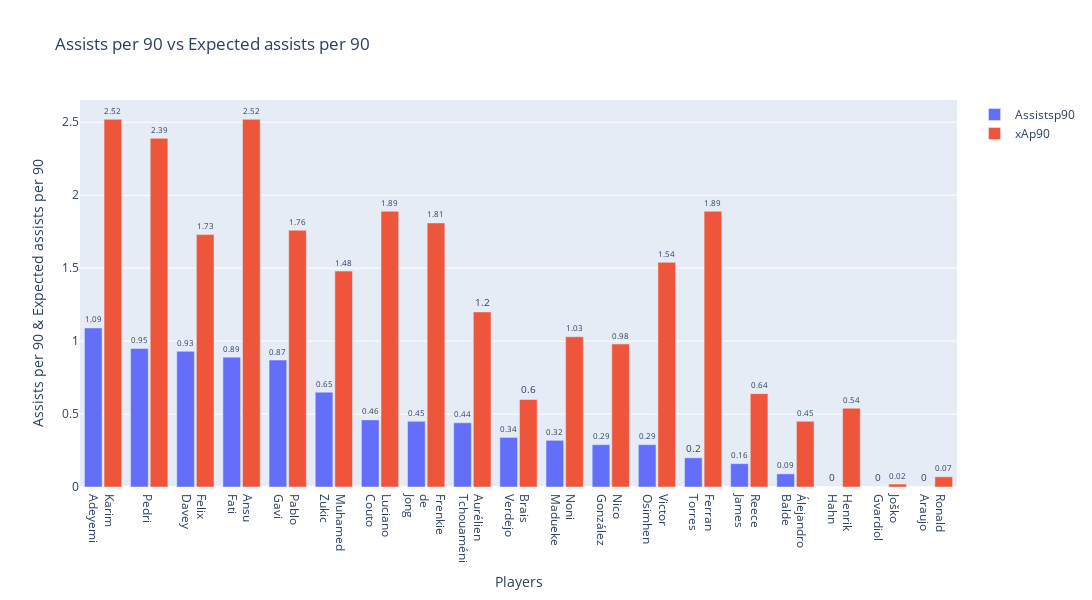

The notebook cell saved with this chart:
### Code cell
grouped_bar('Assistsp90', 'xAp90')

### Figure 1 — Plotly figure (JSON) as saved in the notebook; plotly's stock layout.template omitted (floating-point values rounded to 4 significant figures)
{"data": [{"cliponaxis": false, "name": "Assistsp90", "text": [0, 0, 0, 0.09, 0.16, 0.2, 0.29, 0.29, 0.32, 0.34, 0.44, 0.45, 0.46, 0.65, 0.87, 0.89, 0.93, 0.95, 1.09], "textfont": {"size": 10}, "textposition": "outside", "type": "bar", "x": ["Henrik<br>Hahn", "Joško<br>Gvardiol", "Ronald<br>Araujo", "Álejandro<br>Balde", "Reece<br>James", "Ferran<br>Torres", "Nico<br>González", "Victor<br>Osimhen", "Noni<br>Madueke", "Brais<br>Verdejo", "Aurélien<br>Tchouaméni", "Frenkie<br>de<br>Jong", "Luciano<br>Couto", "Muhamed<br>Zukic", "Pablo<br>Gavi", "Ansu<br>Fati", "Felix<br>Davey", "Pedri", "Karim<br>Adeyemi"], "y": [0, 0, 0, 0.09, 0.16, 0.2, 0.29, 0.29, 0.32, 0.34, 0.44, 0.45, 0.46, 0.65, 0.87, 0.89, 0.93, 0.95, 1.09]}, {"cliponaxis": false, "name": "xAp90", "text": [0.54, 0.02, 0.07, 0.45, 0.64, 1.89, 0.98, 1.54, 1.03, 0.6, 1.2, 1.81, 1.89, 1.48, 1.76, 2.52, 1.73, 2.39, 2.52], "textfont": {"size": 10}, "textposition": "outside", "type": "bar", "x": ["Henrik<br>Hahn", "Joško<br>Gvardiol", "Ronald<br>Araujo", "Álejandro<br>Balde", "Reece<br>James", "Ferran<br>Torres", "Nico<br>González", "Victor<br>Osimhen", "Noni<br>Madueke", "Brais<br>Verdejo", "Aurélien<br>Tchouaméni", "Frenkie<br>de<br>Jong", "Luciano<br>Couto", "Muhamed<br>Zukic", "Pablo<br>Gavi", "Ansu<br>Fati", "Felix<br>Davey", "Pedri", "Karim<br>Adeyemi"], "y": [0.54, 0.02, 0.07, 0.45, 0.64, 1.89, 0.98, 1.54, 1.03, 0.6, 1.2, 1.81, 1.89, 1.48, 1.76, 2.52, 1.73, 2.39, 2.52]}], "layout": {"bargap": 0.15, "bargroupgap": 0.1, "barmode": "group", "height": 600, "title": {"text": "Assists per 90 vs Expected assists per 90"}, "width": 1600, "xaxis": {"categoryorder": "min descending", "title": {"text": "Players"}}, "yaxis": {"title": {"text": "Assists per 90 & Expected assists per 90"}}}}
